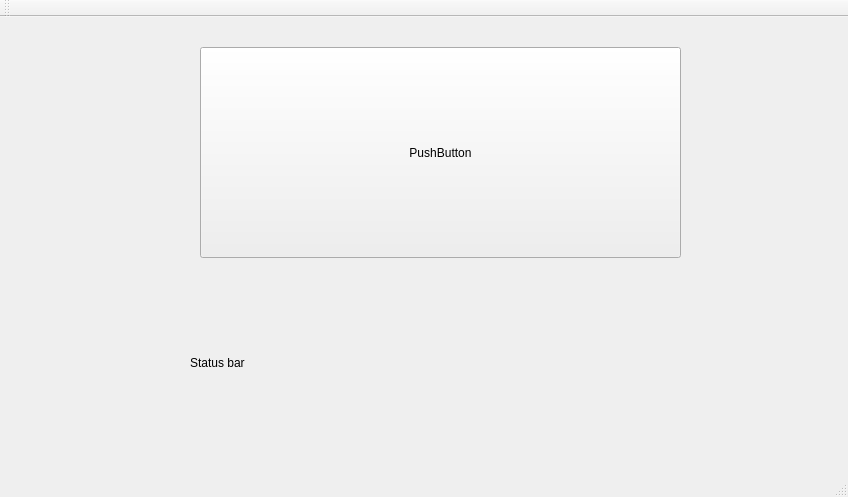
<?xml version="1.0" encoding="UTF-8"?>
<ui version="4.0">
 <class>MainWindow</class>
 <widget class="QMainWindow" name="MainWindow">
  <property name="geometry">
   <rect>
    <x>0</x>
    <y>0</y>
    <width>848</width>
    <height>497</height>
   </rect>
  </property>
  <property name="windowTitle">
   <string>MainWindow</string>
  </property>
  <widget class="QWidget" name="centralWidget">
   <widget class="QPushButton" name="pushButton">
    <property name="geometry">
     <rect>
      <x>200</x>
      <y>30</y>
      <width>481</width>
      <height>211</height>
     </rect>
    </property>
    <property name="text">
     <string>PushButton</string>
    </property>
   </widget>
   <widget class="QLabel" name="label">
    <property name="geometry">
     <rect>
      <x>190</x>
      <y>290</y>
      <width>491</width>
      <height>111</height>
     </rect>
    </property>
    <property name="text">
     <string>Status bar</string>
    </property>
   </widget>
  </widget>
  <widget class="QMenuBar" name="menuBar">
   <property name="geometry">
    <rect>
     <x>0</x>
     <y>0</y>
     <width>848</width>
     <height>22</height>
    </rect>
   </property>
  </widget>
  <widget class="QToolBar" name="mainToolBar">
   <attribute name="toolBarArea">
    <enum>TopToolBarArea</enum>
   </attribute>
   <attribute name="toolBarBreak">
    <bool>false</bool>
   </attribute>
  </widget>
  <widget class="QStatusBar" name="statusBar"/>
 </widget>
 <layoutdefault spacing="6" margin="11"/>
 <resources/>
 <connections/>
</ui>
